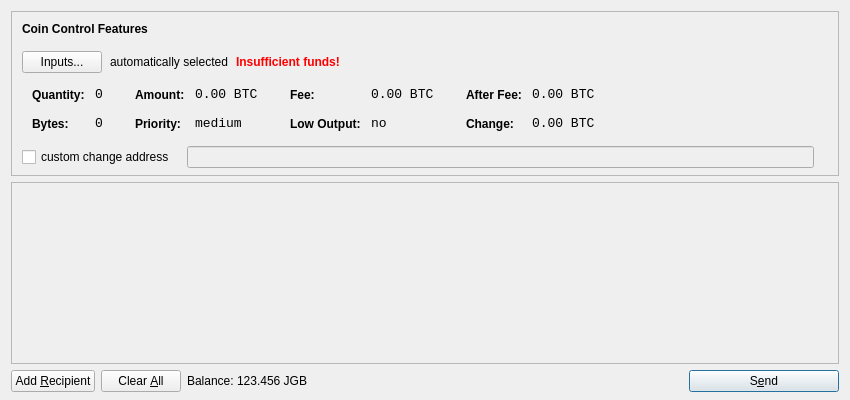
<?xml version="1.0" encoding="UTF-8"?>
<ui version="4.0">
 <class>SendCoinsDialog</class>
 <widget class="QDialog" name="SendCoinsDialog">
  <property name="geometry">
   <rect>
    <x>0</x>
    <y>0</y>
    <width>850</width>
    <height>400</height>
   </rect>
  </property>
  <property name="windowTitle">
   <string>Send Coins</string>
  </property>
  <layout class="QVBoxLayout" name="verticalLayout" stretch="0,1,0">
   <property name="bottomMargin">
    <number>8</number>
   </property>
   <item>
    <widget class="QFrame" name="frameCoinControl">
     <property name="sizePolicy">
      <sizepolicy hsizetype="Expanding" vsizetype="Expanding">
       <horstretch>0</horstretch>
       <verstretch>0</verstretch>
      </sizepolicy>
     </property>
     <property name="maximumSize">
      <size>
       <width>16777215</width>
       <height>16777215</height>
      </size>
     </property>
     <property name="frameShape">
      <enum>QFrame::StyledPanel</enum>
     </property>
     <property name="frameShadow">
      <enum>QFrame::Sunken</enum>
     </property>
     <layout class="QVBoxLayout" name="verticalLayoutCoinControl2">
      <property name="spacing">
       <number>-1</number>
      </property>
      <property name="leftMargin">
       <number>0</number>
      </property>
      <property name="topMargin">
       <number>0</number>
      </property>
      <property name="rightMargin">
       <number>0</number>
      </property>
      <property name="bottomMargin">
       <number>6</number>
      </property>
      <item>
       <layout class="QVBoxLayout" name="verticalLayoutCoinControl" stretch="0,0,0,0,1">
        <property name="spacing">
         <number>0</number>
        </property>
        <property name="leftMargin">
         <number>10</number>
        </property>
        <property name="topMargin">
         <number>10</number>
        </property>
        <item>
         <layout class="QHBoxLayout" name="horizontalLayoutCoinControl1">
          <property name="bottomMargin">
           <number>15</number>
          </property>
          <item>
           <widget class="QLabel" name="labelCoinControlFeatures">
            <property name="sizePolicy">
             <sizepolicy hsizetype="Preferred" vsizetype="Maximum">
              <horstretch>0</horstretch>
              <verstretch>0</verstretch>
             </sizepolicy>
            </property>
            <property name="font">
             <font>
              <weight>75</weight>
              <bold>true</bold>
             </font>
            </property>
            <property name="styleSheet">
             <string notr="true">font-weight:bold;</string>
            </property>
            <property name="text">
             <string>Coin Control Features</string>
            </property>
           </widget>
          </item>
         </layout>
        </item>
        <item>
         <layout class="QHBoxLayout" name="horizontalLayoutCoinControl2" stretch="0,0,0,0">
          <property name="spacing">
           <number>8</number>
          </property>
          <property name="bottomMargin">
           <number>10</number>
          </property>
          <item>
           <widget class="QPushButton" name="pushButtonCoinControl">
            <property name="styleSheet">
             <string notr="true"/>
            </property>
            <property name="text">
             <string>Inputs...</string>
            </property>
           </widget>
          </item>
          <item>
           <widget class="QLabel" name="labelCoinControlAutomaticallySelected">
            <property name="text">
             <string>automatically selected</string>
            </property>
            <property name="margin">
             <number>5</number>
            </property>
           </widget>
          </item>
          <item>
           <widget class="QLabel" name="labelCoinControlInsuffFunds">
            <property name="font">
             <font>
              <weight>75</weight>
              <bold>true</bold>
             </font>
            </property>
            <property name="styleSheet">
             <string notr="true">color:red;font-weight:bold;</string>
            </property>
            <property name="text">
             <string>Insufficient funds!</string>
            </property>
            <property name="margin">
             <number>5</number>
            </property>
           </widget>
          </item>
          <item>
           <spacer name="horizontalSpacerCoinControl">
            <property name="orientation">
             <enum>Qt::Horizontal</enum>
            </property>
            <property name="sizeHint" stdset="0">
             <size>
              <width>40</width>
              <height>1</height>
             </size>
            </property>
           </spacer>
          </item>
         </layout>
        </item>
        <item>
         <widget class="QWidget" name="widgetCoinControl" native="true">
          <property name="sizePolicy">
           <sizepolicy hsizetype="Preferred" vsizetype="Preferred">
            <horstretch>0</horstretch>
            <verstretch>0</verstretch>
           </sizepolicy>
          </property>
          <property name="minimumSize">
           <size>
            <width>0</width>
            <height>0</height>
           </size>
          </property>
          <property name="styleSheet">
           <string notr="true"/>
          </property>
          <layout class="QHBoxLayout" name="horizontalLayoutCoinControl5">
           <property name="margin">
            <number>0</number>
           </property>
           <item>
            <layout class="QHBoxLayout" name="horizontalLayoutCoinControl3" stretch="0,0,0,1">
             <property name="spacing">
              <number>20</number>
             </property>
             <property name="topMargin">
              <number>0</number>
             </property>
             <property name="bottomMargin">
              <number>10</number>
             </property>
             <item>
              <layout class="QFormLayout" name="formLayoutCoinControl1">
               <property name="horizontalSpacing">
                <number>10</number>
               </property>
               <property name="verticalSpacing">
                <number>14</number>
               </property>
               <property name="leftMargin">
                <number>10</number>
               </property>
               <property name="topMargin">
                <number>4</number>
               </property>
               <property name="rightMargin">
                <number>6</number>
               </property>
               <item row="0" column="0">
                <widget class="QLabel" name="labelCoinControlQuantityText">
                 <property name="styleSheet">
                  <string notr="true">font-weight:bold;</string>
                 </property>
                 <property name="text">
                  <string>Quantity:</string>
                 </property>
                 <property name="margin">
                  <number>0</number>
                 </property>
                </widget>
               </item>
               <item row="0" column="1">
                <widget class="QLabel" name="labelCoinControlQuantity">
                 <property name="font">
                  <font>
                   <family>Monospace</family>
                   <pointsize>10</pointsize>
                  </font>
                 </property>
                 <property name="cursor">
                  <cursorShape>IBeamCursor</cursorShape>
                 </property>
                 <property name="contextMenuPolicy">
                  <enum>Qt::ActionsContextMenu</enum>
                 </property>
                 <property name="text">
                  <string notr="true">0</string>
                 </property>
                 <property name="margin">
                  <number>0</number>
                 </property>
                 <property name="textInteractionFlags">
                  <set>Qt::LinksAccessibleByMouse|Qt::TextSelectableByKeyboard|Qt::TextSelectableByMouse</set>
                 </property>
                </widget>
               </item>
               <item row="1" column="0">
                <widget class="QLabel" name="labelCoinControlBytesText">
                 <property name="styleSheet">
                  <string notr="true">font-weight:bold;</string>
                 </property>
                 <property name="text">
                  <string>Bytes:</string>
                 </property>
                </widget>
               </item>
               <item row="1" column="1">
                <widget class="QLabel" name="labelCoinControlBytes">
                 <property name="font">
                  <font>
                   <family>Monospace</family>
                   <pointsize>10</pointsize>
                  </font>
                 </property>
                 <property name="cursor">
                  <cursorShape>IBeamCursor</cursorShape>
                 </property>
                 <property name="contextMenuPolicy">
                  <enum>Qt::ActionsContextMenu</enum>
                 </property>
                 <property name="text">
                  <string notr="true">0</string>
                 </property>
                 <property name="textInteractionFlags">
                  <set>Qt::LinksAccessibleByMouse|Qt::TextSelectableByKeyboard|Qt::TextSelectableByMouse</set>
                 </property>
                </widget>
               </item>
              </layout>
             </item>
             <item>
              <layout class="QFormLayout" name="formLayoutCoinControl2">
               <property name="horizontalSpacing">
                <number>10</number>
               </property>
               <property name="verticalSpacing">
                <number>14</number>
               </property>
               <property name="leftMargin">
                <number>6</number>
               </property>
               <property name="topMargin">
                <number>4</number>
               </property>
               <property name="rightMargin">
                <number>6</number>
               </property>
               <item row="0" column="0">
                <widget class="QLabel" name="labelCoinControlAmountText">
                 <property name="styleSheet">
                  <string notr="true">font-weight:bold;</string>
                 </property>
                 <property name="text">
                  <string>Amount:</string>
                 </property>
                 <property name="margin">
                  <number>0</number>
                 </property>
                </widget>
               </item>
               <item row="0" column="1">
                <widget class="QLabel" name="labelCoinControlAmount">
                 <property name="font">
                  <font>
                   <family>Monospace</family>
                   <pointsize>10</pointsize>
                  </font>
                 </property>
                 <property name="cursor">
                  <cursorShape>IBeamCursor</cursorShape>
                 </property>
                 <property name="contextMenuPolicy">
                  <enum>Qt::ActionsContextMenu</enum>
                 </property>
                 <property name="text">
                  <string notr="true">0.00 BTC</string>
                 </property>
                 <property name="textInteractionFlags">
                  <set>Qt::LinksAccessibleByMouse|Qt::TextSelectableByKeyboard|Qt::TextSelectableByMouse</set>
                 </property>
                </widget>
               </item>
               <item row="1" column="0">
                <widget class="QLabel" name="labelCoinControlPriorityText">
                 <property name="styleSheet">
                  <string notr="true">font-weight:bold;</string>
                 </property>
                 <property name="text">
                  <string>Priority:</string>
                 </property>
                </widget>
               </item>
               <item row="1" column="1">
                <widget class="QLabel" name="labelCoinControlPriority">
                 <property name="font">
                  <font>
                   <family>Monospace</family>
                   <pointsize>10</pointsize>
                  </font>
                 </property>
                 <property name="cursor">
                  <cursorShape>IBeamCursor</cursorShape>
                 </property>
                 <property name="contextMenuPolicy">
                  <enum>Qt::ActionsContextMenu</enum>
                 </property>
                 <property name="text">
                  <string>medium</string>
                 </property>
                 <property name="textInteractionFlags">
                  <set>Qt::LinksAccessibleByMouse|Qt::TextSelectableByKeyboard|Qt::TextSelectableByMouse</set>
                 </property>
                </widget>
               </item>
              </layout>
             </item>
             <item>
              <layout class="QFormLayout" name="formLayoutCoinControl3">
               <property name="horizontalSpacing">
                <number>10</number>
               </property>
               <property name="verticalSpacing">
                <number>14</number>
               </property>
               <property name="leftMargin">
                <number>6</number>
               </property>
               <property name="topMargin">
                <number>4</number>
               </property>
               <property name="rightMargin">
                <number>6</number>
               </property>
               <item row="0" column="0">
                <widget class="QLabel" name="labelCoinControlFeeText">
                 <property name="styleSheet">
                  <string notr="true">font-weight:bold;</string>
                 </property>
                 <property name="text">
                  <string>Fee:</string>
                 </property>
                 <property name="margin">
                  <number>0</number>
                 </property>
                </widget>
               </item>
               <item row="0" column="1">
                <widget class="QLabel" name="labelCoinControlFee">
                 <property name="font">
                  <font>
                   <family>Monospace</family>
                   <pointsize>10</pointsize>
                  </font>
                 </property>
                 <property name="cursor">
                  <cursorShape>IBeamCursor</cursorShape>
                 </property>
                 <property name="contextMenuPolicy">
                  <enum>Qt::ActionsContextMenu</enum>
                 </property>
                 <property name="text">
                  <string notr="true">0.00 BTC</string>
                 </property>
                 <property name="textInteractionFlags">
                  <set>Qt::LinksAccessibleByMouse|Qt::TextSelectableByKeyboard|Qt::TextSelectableByMouse</set>
                 </property>
                </widget>
               </item>
               <item row="1" column="0">
                <widget class="QLabel" name="labelCoinControlLowOutputText">
                 <property name="styleSheet">
                  <string notr="true">font-weight:bold;</string>
                 </property>
                 <property name="text">
                  <string>Low Output:</string>
                 </property>
                </widget>
               </item>
               <item row="1" column="1">
                <widget class="QLabel" name="labelCoinControlLowOutput">
                 <property name="font">
                  <font>
                   <family>Monospace</family>
                   <pointsize>10</pointsize>
                  </font>
                 </property>
                 <property name="cursor">
                  <cursorShape>IBeamCursor</cursorShape>
                 </property>
                 <property name="contextMenuPolicy">
                  <enum>Qt::ActionsContextMenu</enum>
                 </property>
                 <property name="text">
                  <string>no</string>
                 </property>
                 <property name="textInteractionFlags">
                  <set>Qt::LinksAccessibleByMouse|Qt::TextSelectableByKeyboard|Qt::TextSelectableByMouse</set>
                 </property>
                </widget>
               </item>
              </layout>
             </item>
             <item>
              <layout class="QFormLayout" name="formLayoutCoinControl4">
               <property name="horizontalSpacing">
                <number>10</number>
               </property>
               <property name="verticalSpacing">
                <number>14</number>
               </property>
               <property name="leftMargin">
                <number>6</number>
               </property>
               <property name="topMargin">
                <number>4</number>
               </property>
               <property name="rightMargin">
                <number>6</number>
               </property>
               <item row="0" column="0">
                <widget class="QLabel" name="labelCoinControlAfterFeeText">
                 <property name="styleSheet">
                  <string notr="true">font-weight:bold;</string>
                 </property>
                 <property name="text">
                  <string>After Fee:</string>
                 </property>
                 <property name="margin">
                  <number>0</number>
                 </property>
                </widget>
               </item>
               <item row="0" column="1">
                <widget class="QLabel" name="labelCoinControlAfterFee">
                 <property name="font">
                  <font>
                   <family>Monospace</family>
                   <pointsize>10</pointsize>
                  </font>
                 </property>
                 <property name="cursor">
                  <cursorShape>IBeamCursor</cursorShape>
                 </property>
                 <property name="contextMenuPolicy">
                  <enum>Qt::ActionsContextMenu</enum>
                 </property>
                 <property name="text">
                  <string notr="true">0.00 BTC</string>
                 </property>
                 <property name="textInteractionFlags">
                  <set>Qt::LinksAccessibleByMouse|Qt::TextSelectableByKeyboard|Qt::TextSelectableByMouse</set>
                 </property>
                </widget>
               </item>
               <item row="1" column="0">
                <widget class="QLabel" name="labelCoinControlChangeText">
                 <property name="styleSheet">
                  <string notr="true">font-weight:bold;</string>
                 </property>
                 <property name="text">
                  <string>Change:</string>
                 </property>
                </widget>
               </item>
               <item row="1" column="1">
                <widget class="QLabel" name="labelCoinControlChange">
                 <property name="font">
                  <font>
                   <family>Monospace</family>
                   <pointsize>10</pointsize>
                  </font>
                 </property>
                 <property name="cursor">
                  <cursorShape>IBeamCursor</cursorShape>
                 </property>
                 <property name="contextMenuPolicy">
                  <enum>Qt::ActionsContextMenu</enum>
                 </property>
                 <property name="text">
                  <string notr="true">0.00 BTC</string>
                 </property>
                 <property name="textInteractionFlags">
                  <set>Qt::LinksAccessibleByMouse|Qt::TextSelectableByKeyboard|Qt::TextSelectableByMouse</set>
                 </property>
                </widget>
               </item>
              </layout>
             </item>
            </layout>
           </item>
          </layout>
         </widget>
        </item>
        <item>
         <layout class="QHBoxLayout" name="horizontalLayoutCoinControl4" stretch="0,0,0">
          <property name="spacing">
           <number>12</number>
          </property>
          <property name="sizeConstraint">
           <enum>QLayout::SetDefaultConstraint</enum>
          </property>
          <property name="topMargin">
           <number>5</number>
          </property>
          <property name="rightMargin">
           <number>5</number>
          </property>
          <item>
           <widget class="QCheckBox" name="checkBoxCoinControlChange">
            <property name="text">
             <string>custom change address</string>
            </property>
           </widget>
          </item>
          <item>
           <widget class="QLineEdit" name="lineEditCoinControlChange">
            <property name="enabled">
             <bool>false</bool>
            </property>
            <property name="sizePolicy">
             <sizepolicy hsizetype="Expanding" vsizetype="Fixed">
              <horstretch>0</horstretch>
              <verstretch>0</verstretch>
             </sizepolicy>
            </property>
           </widget>
          </item>
          <item>
           <widget class="QLabel" name="labelCoinControlChangeLabel">
            <property name="sizePolicy">
             <sizepolicy hsizetype="Preferred" vsizetype="Expanding">
              <horstretch>0</horstretch>
              <verstretch>0</verstretch>
             </sizepolicy>
            </property>
            <property name="minimumSize">
             <size>
              <width>0</width>
              <height>0</height>
             </size>
            </property>
            <property name="text">
             <string/>
            </property>
            <property name="margin">
             <number>3</number>
            </property>
           </widget>
          </item>
         </layout>
        </item>
        <item>
         <spacer name="verticalSpacerCoinControl">
          <property name="orientation">
           <enum>Qt::Vertical</enum>
          </property>
          <property name="sizeHint" stdset="0">
           <size>
            <width>800</width>
            <height>1</height>
           </size>
          </property>
         </spacer>
        </item>
       </layout>
      </item>
     </layout>
    </widget>
   </item>
   <item>
    <widget class="QScrollArea" name="scrollArea">
     <property name="widgetResizable">
      <bool>true</bool>
     </property>
     <widget class="QWidget" name="scrollAreaWidgetContents">
      <property name="geometry">
       <rect>
        <x>0</x>
        <y>0</y>
        <width>830</width>
        <height>165</height>
       </rect>
      </property>
      <layout class="QVBoxLayout" name="verticalLayout_2">
       <property name="margin">
        <number>0</number>
       </property>
       <item>
        <layout class="QVBoxLayout" name="entries">
         <property name="spacing">
          <number>6</number>
         </property>
        </layout>
       </item>
       <item>
        <spacer name="verticalSpacer">
         <property name="orientation">
          <enum>Qt::Vertical</enum>
         </property>
         <property name="sizeHint" stdset="0">
          <size>
           <width>20</width>
           <height>40</height>
          </size>
         </property>
        </spacer>
       </item>
      </layout>
     </widget>
    </widget>
   </item>
   <item>
    <layout class="QHBoxLayout" name="horizontalLayout">
     <item>
      <widget class="QPushButton" name="addButton">
       <property name="toolTip">
        <string>Send to multiple recipients at once</string>
       </property>
       <property name="text">
        <string>Add &amp;Recipient</string>
       </property>
       <property name="icon">
        <iconset resource="../bitcoin.qrc">
         <normaloff>:/icons/add</normaloff>:/icons/add</iconset>
       </property>
       <property name="autoDefault">
        <bool>false</bool>
       </property>
      </widget>
     </item>
     <item>
      <widget class="QPushButton" name="clearButton">
       <property name="sizePolicy">
        <sizepolicy hsizetype="Minimum" vsizetype="Fixed">
         <horstretch>0</horstretch>
         <verstretch>0</verstretch>
        </sizepolicy>
       </property>
       <property name="toolTip">
        <string>Remove all transaction fields</string>
       </property>
       <property name="text">
        <string>Clear &amp;All</string>
       </property>
       <property name="icon">
        <iconset resource="../bitcoin.qrc">
         <normaloff>:/icons/remove</normaloff>:/icons/remove</iconset>
       </property>
       <property name="autoRepeatDelay">
        <number>300</number>
       </property>
       <property name="autoDefault">
        <bool>false</bool>
       </property>
      </widget>
     </item>
     <item>
      <layout class="QHBoxLayout" name="horizontalLayout_2">
       <property name="spacing">
        <number>3</number>
       </property>
       <item>
        <widget class="QLabel" name="label">
         <property name="text">
          <string>Balance:</string>
         </property>
        </widget>
       </item>
       <item>
        <widget class="QLabel" name="labelBalance">
         <property name="cursor">
          <cursorShape>IBeamCursor</cursorShape>
         </property>
         <property name="text">
          <string>123.456 JGB</string>
         </property>
         <property name="textInteractionFlags">
          <set>Qt::LinksAccessibleByMouse|Qt::TextSelectableByKeyboard|Qt::TextSelectableByMouse</set>
         </property>
        </widget>
       </item>
      </layout>
     </item>
     <item>
      <spacer name="horizontalSpacer">
       <property name="orientation">
        <enum>Qt::Horizontal</enum>
       </property>
       <property name="sizeHint" stdset="0">
        <size>
         <width>40</width>
         <height>20</height>
        </size>
       </property>
      </spacer>
     </item>
     <item>
      <widget class="QPushButton" name="sendButton">
       <property name="minimumSize">
        <size>
         <width>150</width>
         <height>0</height>
        </size>
       </property>
       <property name="toolTip">
        <string>Confirm the send action</string>
       </property>
       <property name="text">
        <string>S&amp;end</string>
       </property>
       <property name="icon">
        <iconset resource="../bitcoin.qrc">
         <normaloff>:/icons/send</normaloff>:/icons/send</iconset>
       </property>
       <property name="default">
        <bool>true</bool>
       </property>
      </widget>
     </item>
    </layout>
   </item>
  </layout>
 </widget>
 <resources>
  <include location="../bitcoin.qrc"/>
 </resources>
 <connections/>
</ui>
